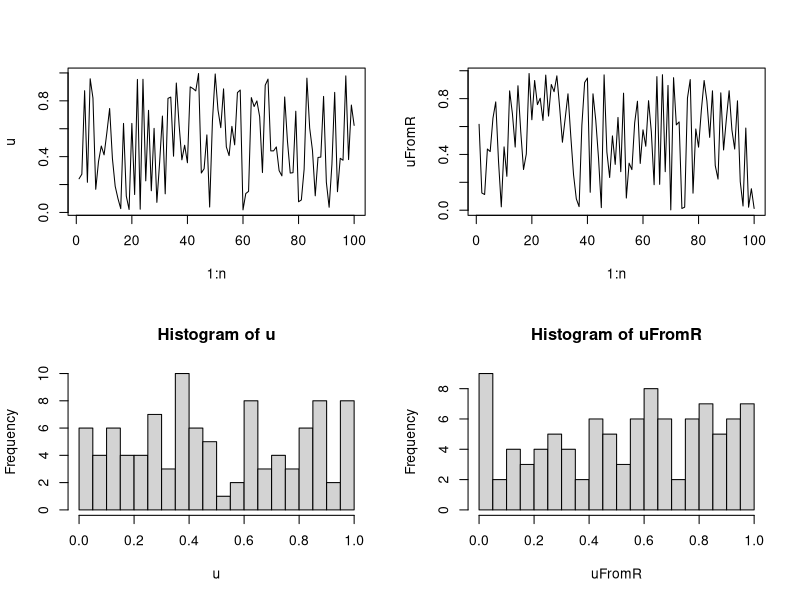

Generate this figure with R: (Note: this script raises an error after producing the figure.)
################################################################
### Demo code for Unit 9 of Stat243, "Simulation"
### Chris Paciorek, October 2021
################################################################

#########################################
# 4: Random number generation
#########################################

### 4.1 Generating random uniforms on a computer

## @knitr linear-cong

n <- 100
a <- 171
m <- 30269
u <- rep(NA, n) 
u[1] <- 7306 
for(i in 2:n)
  u[i] <- (a * u[i-1]) %% m 
u <- u/m
uFromR <- runif(n) 
par(mfrow = c(2,2)) 
plot(1:n, u, type = 'l') 
plot(1:n, uFromR, type = 'l') 
hist(u, nclass = 25) 
hist(uFromR, nclass = 25)

## @knitr Wichmann

RNGkind("Wichmann-Hill")
set.seed(1)
saveSeed <- .Random.seed
uFromR <- runif(10)
a <- c(171, 172, 170)
m <- c(30269, 30307, 30323)
xyz <- matrix(NA, nr = 10, nc = 3)
xyz[1, ] <- (a * saveSeed[2:4]) %% m
for( i in 2:10)
	xyz[i, ] <- (a * xyz[i-1, ]) %% m
for(i in 1:10)
	print(c(uFromR[i],sum(xyz[i, ]/m)%%1))
## we should be able to recover the current value of the seed
xyz[10, ]
.Random.seed[2:4]

## @knitr blank

### 4.3 RNG in R 

## @knitr seed

set.seed(1)
rnorm(10)
set.seed(1)
rnorm(10)

## @knitr seed-save

set.seed(1)
rnorm(5)
savedSeed <- .Random.seed
rnorm(5)
tmp <- sample(1:50, 2000, replace = TRUE)
.Random.seed <- savedSeed
rnorm(5)

## @knitr seed-restore

f <- function(args) {
  oldseed <- .Random.seed
  ## other code 
  .Random.seed <<- oldseed # note global assignment!
}

## @knitr blank

###################################
# 5: Generating random variables
###################################

### 5.1 Multivariate distributions

## @knitr mvnorm

U <- chol(covMat)
crossprod(U, rnorm(nrow(covMat)))

## @knitr blank

### 5.3 Rejection sampling

## generating efficiently from a truncated normal

## suppose we want to generate from X ~ N(1, 2^2) I(x > 4)

mu <- 1; sd <- 2
tau <- 4 # truncation point
samps <- rnorm(10000, mu, sd)
samps <- samps[samps > tau]
length(samps)/10000  # around 640 of 10000
hist(samps)


tauStd <- (tau - mu)/sd  # put trunc. pt on standardized scale
lamStar <- (tauStd + sqrt(tauStd^2+4))/2 # rate of exponential
c <- (1/lamStar)*exp(lamStar^2/2 - lamStar*tauStd)/(sqrt(2*pi)*(1-pnorm(tauStd)))

y <- rexp(2000, rate = lamStar) + tauStd  # + tauStd does the shifting of the exponential
u <- runif(2000)
samps2 <- mu + sd * y[u <= exp(-(y-lamStar)^2/2)]  # mu + sd part reverses the standardization
length(samps2)/2000 # empirical acceptance rate
1/c  # theoretical acceptance rate

## plots here are done on the standardized scale for simplicity
par(mfrow = c(1,3))

## this shows f(x) and c*g(x) on the standardized scale
yvals <- seq(tauStd, 5, len = 100)
plot(yvals, c*dexp(yvals - tauStd, rate = lamStar), type = 'l')
lines(yvals, dnorm(yvals)/(1-pnorm(tauStd)), col = 'red')
legend('topright', lty=c(1,1), col=c('red','black'),
       legend = c('f(x)', 'c*g(x)'))
## exp is a nice envelope

yvals <- seq(5, 10, len = 100)
plot(yvals, c*dexp(yvals - tauStd, rate = lamStar), type = 'l')
lines(yvals, dnorm(yvals)/(1-pnorm(tauStd)), col = 'red')
## in tail, exp is much fatter than normal, but few proposals are in tail anyway

plot(y, u, pch = 16)
points(y[u <= exp(-(y-lamStar)^2/2)], u[u <= exp(-(y-lamStar)^2/2)], col = 'red', pch = 16)  # we accept red points and reject black

### 5.5 Importance sampling


## suppose we want to estimate P(X < -3) for a Cauchy (this is of interest in the case where we don't have the CDF in closed form)
## instead of drawing from a standard Cauchy, let's draw from a Cauchy shifted to be centered at -5

## write out the code below for a single estimate

m <- 1000 # number of samples for each estimator
## standard MC estimator
set.seed(1)
y <- rt(m, df = 1)
## samples for importance sampler
set.seed(1)
x <- rt(m, df = 1) - 5  # i.e sample from g(x) being a Cauchy centered at -5
f <- dt(x, df = 1)  # density of x under f
g <- dt(x + 5, df = 1)  # density of x under g (density of x under a Cauchy centered at -5 is the same as density of x+5 under Cauchy centered at 0)
w <- f/g  # weights

stdEst <- mean(y < (-3))
isEst <- mean((x < (-3))*w) # i.e. (1/m)*sum((x < (-3))*w)

## now let's do a small simulation study of the estimator

nSims <- 100

m <- 1000 # number of samples for each estimator

isEst <- stdEst <- varIS <- varStd <- rep(NA, nSims)
set.seed(1)
for(i in 1:nSims){  # a small simulation study of the approach with m = 1000
  ## note this could be done w/out looping if I were trying to be efficient

  ## samples for MC estimator

  y <- rt(m, df = 1)

  ## samples for importance sampler
  set.seed(1)
  x <- rt(m, df = 1) - 5  # i.e sample from g(x) being a Cauchy centered at -5
  f <- dt(x, df = 1)  # density of x under f
  g <- dt(x + 5, df = 1)  # density of x under g (density of x under a Cauchy centered at -5 is the same as density of x+5 under Cauchy centered at 0)
  w <- f/g  # weights
  
  isEst[i] <- mean((x < (-3))*w)
  stdEst[i] <- mean(y < (-3))
}

mean((isEst - pt(-3, df = 1))^2)  # variance of IS estimator based on entire sim study
mean((stdEst - pt(-3, df = 1))^2)  # variance of standard MC estimator based on entire sim study
## order of magnitude gain in efficiency



############################################
# 4: Design of simulation studies
############################################

# 4.2 Overview

## @knitr tvsnormal

devs <- rnorm(100)
tdevs <- qt(pnorm(devs), df = 1)
plot(devs, tdevs)
abline(0,1)

## @knitr blank

##############################################
# 5: Implementation of simulation studies
##############################################

## @knitr expand.grid

require(fields)
thetaLevels <- c("low", "med", "hi")
n <- c(10, 100, 1000)
tVsNorm <- c("t", "norm")
levels <- expand.grid(thetaLevels, tVsNorm, n)
## example of replicate() -- generate m sets correlated normals
set.seed(1)
genFun <- function(n, theta = 1){
	u <- rnorm(n)
	x <- runif(n)
	Cov <- exp(-rdist(x)/theta)
	U <- chol(Cov)
	return(cbind(x,crossprod(U, u)))
}
m <- 20
simData <- replicate(m, genFun(100, 1))
dim(simData) # 100 observations by {x, y} values by 20 replicates
